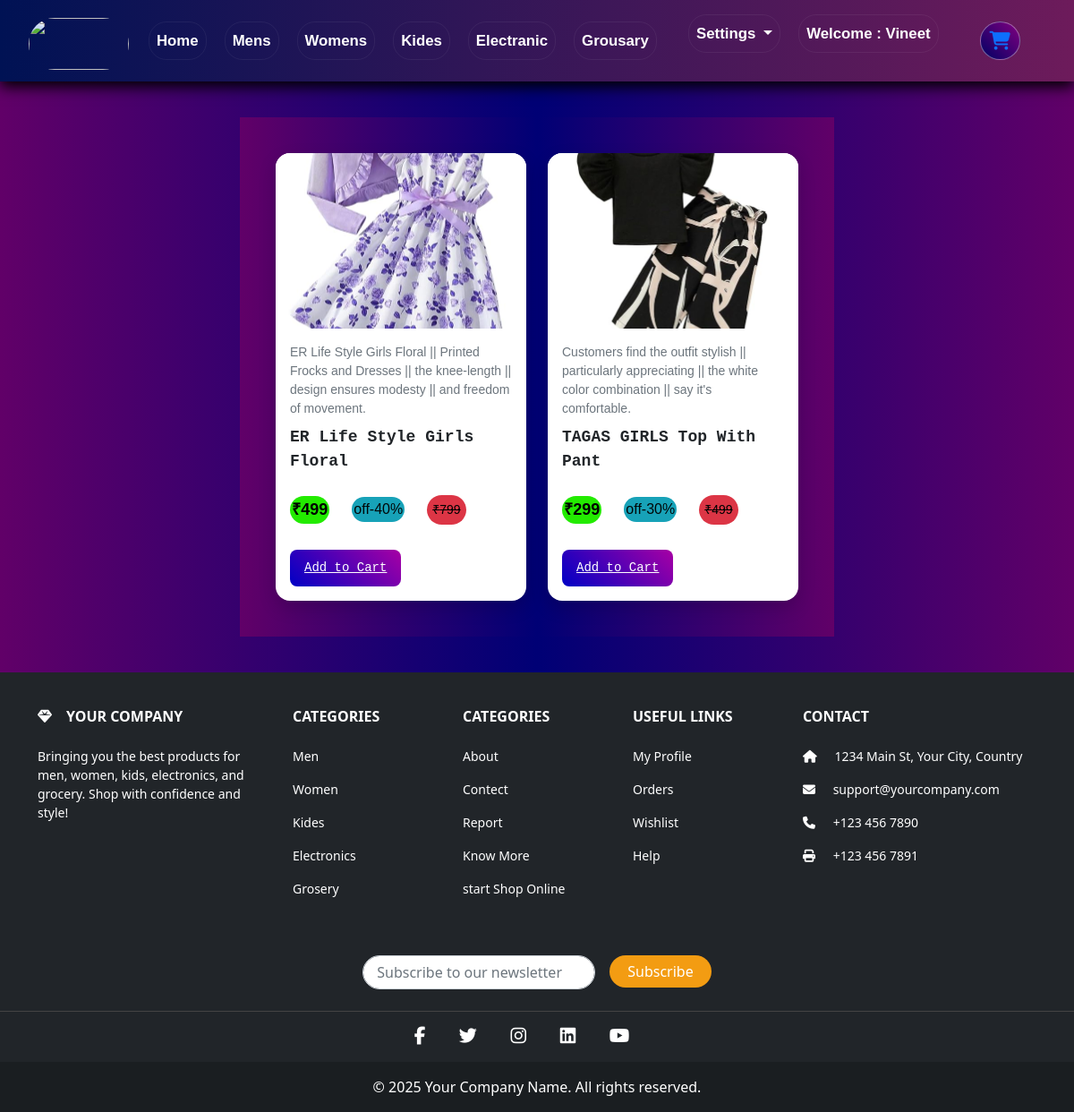
Screenshot of /kides/7 with the database file from the repository.
### app/models.py (models this page shows)
class Customer(models.Model):
    cus_name = models.CharField(max_length=60)
    cus_email = models.EmailField(unique=True)
    cus_password = models.CharField(max_length=50)
    cus_cpassword = models.CharField(max_length=50)
    cus_image = models.ImageField(upload_to='image')
    cus_phone = models.IntegerField()
    cus_location = models.CharField(max_length=50)

class DynamicCards(models.Model):
    db_product_name = models.CharField(max_length=70)
    db_product_discription = models.CharField(max_length=400)
    db_product_discription2 = models.CharField(max_length=400)
    db_product_previous_price = models.IntegerField()
    db_product_offer_percentage = models.IntegerField()
    db_product_real_price = models.IntegerField()
    db_product_catagurays = models.CharField(max_length=100)  # <- no default here
    db_product_image1 = models.ImageField(upload_to='image')
    db_product_image2 = models.ImageField(upload_to='image')
    db_product_image3 = models.ImageField(upload_to='image')
    db_product_image4 = models.ImageField(upload_to='image')
    db_product_image5 = models.ImageField(upload_to='image')
    db_product_image6 = models.ImageField(upload_to='image')

### app/views.py (the view)
# urls.py: path('kides/<int:pk>',views.kides1,name='kides1'),
def kides1(request,pk):
    userdata = Customer.objects.get(id=pk)
    productDetails = DynamicCards.objects.filter(db_product_catagurays='kids')
    return render(request,'kides.html',{'userdata':userdata,'productDetails':productDetails})

### app/templates/kides.html (shortened to what this page needs)
{% extends "comman.html" %}
{% load static %}
{% block css %}
{{ block.super }}
<link rel="stylesheet" href="{% static 'css/home.css' %}">
{% endblock css %}
{% block content %}
<div id="mainCardDiv">
<div id="mainCardDiv">
  {% for product in productDetails %}
    <div id="cardDiv">
      <div class="imageDiv">
        <img src="{{ product.db_product_image1.url }}" alt="{{ product.db_product_name }}">
      </div>
      <div id="detailesDiv">
        <div class="paradetailesDiv">
          <p class="paradet">{{ product.db_product_discription }}</p>
          <strong class="nameProduct">{{ product.db_product_name }}</strong>
        </div>
        <div class="offerDiv">
          <p class="currPrice">₹{{ product.db_product_real_price }}</p>
          <p class="offerPrice">off-{{ product.db_product_offer_percentage }}%</p>
          <p class="privePrice"><s>₹{{ product.db_product_previous_price }}</s></p>
        </div>
        <div class="buttonDiv">
          {% if userdata %}
            <a href="{% url 'addcard' pk=product.id jk=userdata.id %}" class="addToCardbtn">Add to Cart</a>
          {% endif %}
        </div>
      </div>
    </div>
  {% endfor %}
</div>
</div>
{% endblock %}

### app/templates/comman.html (shortened to what this page needs)
<!doctype html>
<html lang="en">
<head>
    <link href="https://cdn.jsdelivr.net/npm/bootstrap@5.0.2/dist/css/bootstrap.min.css"
        rel="stylesheet"
>
    <link rel="stylesheet"
        href="https://cdnjs.cloudflare.com/ajax/libs/font-awesome/6.7.2/css/all.min.css"
 />
    {% load static %}
    {% block css %}
    <link rel="stylesheet" href="{% static 'css/comman.css' %}">
    {% endblock %}
</head>
<body>
    <nav class="navbar navbar-expand-lg">
        <div class="container-fluid">
            <div id="LogoDiv">
                <img src="../static/image/log1.png" alt="" class="logoImg2">
            </div>
            {% if userdata %}
            <div class="collapse navbar-collapse" id="navbarSupportedContent">
                <ul class="navbar-nav me-auto mb-2 mb-lg-0">
                    <li class="nav-item">
                        <a class="nav-link" href="{% url 'home1' pk=userdata.id %}">Home</a>
                    </li>
                    <li class="nav-item">
                        <a class="nav-link" aria-current="page"
                            href="{% url 'mens1' pk=userdata.id %}">Mens</a>
                    </li>
                    <li class="nav-item">
                        <a class="nav-link" aria-current="page"
                            href="{% url 'womens1' pk=userdata.id %}">Womens</a>
                    </li>
                    <li class="nav-item">
                        <a class="nav-link" aria-current="page"
                            href="{% url 'kides1' pk=userdata.id %}">Kides</a>
                    </li>
                    <li class="nav-item">
                        <a class="nav-link" aria-current="page"
                            href="{% url 'electranics1' pk=userdata.id %}">Electranic</a>
                    </li>
                    <li class="nav-item">
                        <a class="nav-link" aria-current="page"
                            href="{% url 'grousary1' pk=userdata.id %}">Grousary</a>
                    </li>
                </ul>
                <form  class="d-flex">
                    <ul class="navbar-nav me-auto mb-2 mb-lg-0">
                        <li class="nav-item dropdown">
                            <a class="nav-link dropdown-toggle" href="#" id="navbarDropdown"
                                role="button" data-bs-toggle="dropdown" aria-expanded="false">
                                Settings
                            </a>
                        </li>
                        <li class="nav-item">
                            <a class="nav-link active" aria-current="page" href="#">Welcome :
                                {{userdata.cus_name}}</a>
                        </li>
                    </ul>
                    <div id="cartDiv">
                        {% if userdata %}
                            <a class="nav-link active" aria-current="page"
                                href="{% url 'showCart' pk=userdata.id  %}">
                                <i class="fa-solid fa-cart-shopping"></i>
                            </a>
                        {% else %}
                            <a class="dropdown-item" href="{% url 'login' %}">Login</a>
                        {% endif %}
                    </div>
                </form>
            </div>
            {% endif %}
        </div>
    </nav>
    <div>
        {% block content %}{% endblock %}
    </div>
    <footer class="text-center text-lg-start bg-dark text-white pt-4">
        <div class="container text-center text-md-start">
            <div class="row mt-3">
                <div class="col-md-3 col-lg-4 col-xl-3 mx-auto mb-4">
                    <h6 class="text-uppercase fw-bold mb-4">
                        <i class="fas fa-gem me-3"></i>Your Company
                    </h6>
                    <p>
                        Bringing you the best products for men, women, kids, electronics, and
                        grocery. Shop with confidence and style!
                    </p>
                </div>
                <div class="col-md-2 col-lg-2 col-xl-2 mx-auto mb-4">
                    <h6 class="text-uppercase fw-bold mb-4">Categories</h6>
                    <p><a href="#" class="text-reset">Men</a></p>
                    <p><a href="#" class="text-reset">Women</a></p>
                    <p><a href="#" class="text-reset">Kides</a></p>
                    <p><a href="#" class="text-reset">Electronics</a></p>
                    <p><a href="#" class="text-reset">Grosery</a></p>
                </div>
                <div class="col-md-2 col-lg-2 col-xl-2 mx-auto mb-4">
                    <h6 class="text-uppercase fw-bold mb-4">Categories</h6>
                    <p><a href="#" class="text-reset">About</a></p>
                    <p><a href="#" class="text-reset">Contect</a></p>
                    <p><a href="#" class="text-reset">Report</a></p>
                    <p><a href="#" class="text-reset">Know More</a></p>
                    <p><a href="#" class="text-reset">start Shop Online</a></p>
                </div>
                <div class="col-md-3 col-lg-2 col-xl-2 mx-auto mb-4">
                    <h6 class="text-uppercase fw-bold mb-4">Useful Links</h6>
                    <p>
                        {% if userdata %}
                        <a class="text-reset" href="{% url 'deshbord' pk=userdata.id %}">My
                            Profile</a>
                        {% else %}
                        <a class="text-reset" href="{% url 'login' %}">Login</a>
                        {% endif %}
                    </p>
                    <p><a href="#" class="text-reset">Orders</a></p>
                    <p><a href="#" class="text-reset">Wishlist</a></p>
                    <p><a href="#" class="text-reset">Help</a></p>
                </div>
                <div class="col-md-4 col-lg-3 col-xl-3 mx-auto mb-md-0 mb-4">
                    <h6 class="text-uppercase fw-bold mb-4">Contact</h6>
                    <p><i class="fas fa-home me-3"></i> 1234 Main St, Your City, Country</p>
                    <p><i class="fas fa-envelope me-3"></i> support@yourcompany.com</p>
                    <p><i class="fas fa-phone me-3"></i> +123 456 7890</p>
                    <p><i class="fas fa-print me-3"></i> +123 456 7891</p>
                </div>
            </div>
        </div>
        <div class="container mt-4">
            <form class="row g-3 justify-content-center">
                <div class="col-auto">
                    <input type="email" class="form-control"
                        placeholder="Subscribe to our newsletter">
                </div>
                <div class="col-auto">
                    <button type="submit" class="btn btn-primary mb-3">Subscribe</button>
                </div>
            </form>
        </div>
        <div class="text-center py-3">
            <a href="#" class="text-white me-4">
                <i class="fab fa-facebook-f"></i>
            </a>
            <a href="#" class="text-white me-4">
                <i class="fab fa-twitter"></i>
            </a>
            <a href="#" class="text-white me-4">
                <i class="fab fa-instagram"></i>
            </a>
            <a href="#" class="text-white me-4">
                <i class="fab fa-linkedin"></i>
            </a>
            <a href="#" class="text-white me-4">
                <i class="fab fa-youtube"></i>
            </a>
        </div>
        <div class="text-center p-3" style="background-color: rgba(0, 0, 0, 0.2);">
            © 2025 Your Company Name. All rights reserved.
        </div>
    </footer>
</body>
</html>

### app/static/css/comman.css (style rules this page uses)
* { margin: 0; padding: 0; box-sizing: border-box; }
body { background-color: #0066ff; font-family: 'Poppins', sans-serif; height: auto; }
.navbar { background: linear-gradient(90deg, #001254, #6d1b5b); padding: 1rem 2rem; box-shadow: 0 6px 15px rgb(0, 0, 0); position: sticky; top: 0; left: 0; right: 0; z-index: 100; }
#LogoDiv { display: grid; }
.logoImg2 { position: relative; top: 4px; font-size: smaller; width: 112px; height: 58px; left: -12px; border-radius: 67px; }
.navbar-nav .nav-link { color: #ffffff; font-weight: 600; margin: 0 10px; transition: all 0.3s ease; font-size: 1.05rem; border: 1px solid #ffffff0f; border-radius: 20px; }
#cartDiv { color: #ffffff; font-size: 1.3rem; margin-left: 20px; cursor: pointer; position: relative; }
#cartDiv i { border: 1px solid #e7e7e770; padding: 10px; border-radius: 50%; background: linear-gradient(45deg, rgb(0, 0, 100), rgb(130, 0, 128)); }
footer { font-family: 'Segoe UI', Tahoma, Geneva, Verdana, sans-serif; background-color: #222; color: #ddd; }
footer a { color: #ddd; text-decoration: none; }
footer h6 { font-weight: 600; color: #fff; }
footer .form-control { border-radius: 20px; padding-left: 15px; }
footer .btn-primary { background-color: #f39c12; border: none; border-radius: 20px; padding: 6px 20px; transition: background-color 0.3s ease; }
footer i.fab { font-size: 20px; margin-right: 10px; transition: color 0.3s ease, transform 0.3s ease; }
footer p, footer a { font-size: 14px; }
footer .text-center.py-3 { border-top: 1px solid #444; margin-top: 10px; }

### app/static/css/home.css (style rules this page uses)
#mainCardDiv { display: flex; flex-wrap: wrap; gap: 24px; justify-content: center; padding: 40px; background: linear-gradient(90deg, rgb(97, 0, 104), rgb(0, 0, 117), rgb(97, 0, 104)); }
#cardDiv { background: #fff; width: 280px; border-radius: 16px; box-shadow: 0 8px 20px rgba(0, 0, 0, 0.15); overflow: hidden; display: flex; flex-direction: column; height: 500px; transition: transform 0.3s ease, box-shadow 0.3s ease; }
.imageDiv { width: 100%; height: 300px; overflow: hidden; position: relative; }
.imageDiv img { width: 100%; height: 100%; object-fit: cover; transition: transform 0.4s ease; }
#detailesDiv { padding: 16px; display: flex; flex-direction: column; justify-content: space-between; flex-grow: 1; }
.paradetailesDiv { margin-bottom: 12px; }
.paradet { font-size: 14px; color: #6c757d; margin: 0 0 8px 0; }
.nameProduct { font-size: 18px; font-weight: 600; color: #212529; font-family: monospace; }
.offerDiv { display: flex; align-items: center; gap: 25px; margin: 12px 0; }
.currPrice { background-color: rgb(35, 235, 0); font-size: 18px; font-weight: bold; color: #000000; padding: 2px; border-radius: 30px; }
.offerPrice { font-size: 16px; color: #000708; background-color:#17a2b8; padding: 2px; border-radius: 30px; }
.privePrice { font-size: 14px; color: #000000; background-color: #dc3545; padding: 6px; border-radius: 30px; }
.buttonDiv { display: flex; align-items: center; justify-content: space-between; gap: 10px; }
.addToCardbtn { background:linear-gradient(45deg,rgb(0, 0, 197),rgb(167, 0, 164)); color: #fff; border: none; padding: 10px 16px; border-radius: 8px; cursor: pointer; font-size: 14px; transition: background 0.3s ease; font-family: monospace; }

### rows the page displays
Customer: cus_name "Vineet"
DynamicCards: db_product_image1 (picture), db_product_discription "ER Life Style Girls Floral || Printed Frocks and Dresses || the knee-length || design ensures modesty || and freedom of movement.", db_product_name "ER Life Style Girls Floral", db_product_real_price "499", db_product_offer_percentage "40", db_product_previous_price "799"
DynamicCards: db_product_image1 (picture), db_product_discription "Customers find the outfit stylish || particularly appreciating || the white color combination || say it's comfortable.", db_product_name "TAGAS GIRLS Top With Pant", db_product_real_price "299", db_product_offer_percentage "30", db_product_previous_price "499"
